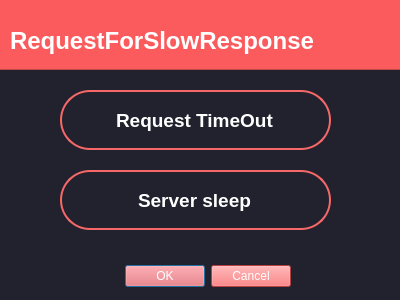
<?xml version="1.0" encoding="UTF-8"?>
<ui version="4.0">
 <class>RequestForSlowResponse</class>
 <widget class="QDialog" name="RequestForSlowResponse">
  <property name="geometry">
   <rect>
    <x>0</x>
    <y>0</y>
    <width>400</width>
    <height>300</height>
   </rect>
  </property>
  <property name="windowTitle">
   <string>Dialog</string>
  </property>
  <property name="styleSheet">
   <string notr="true">background-color: #22222e</string>
  </property>
  <widget class="QDialogButtonBox" name="buttonBox">
   <property name="geometry">
    <rect>
     <x>90</x>
     <y>260</y>
     <width>201</width>
     <height>32</height>
    </rect>
   </property>
   <property name="font">
    <font>
     <family>Arial</family>
     <pointsize>10</pointsize>
     <weight>75</weight>
     <bold>true</bold>
    </font>
   </property>
   <property name="styleSheet">
    <string notr="true">color: white;
background-color: #fb5b5d</string>
   </property>
   <property name="orientation">
    <enum>Qt::Horizontal</enum>
   </property>
   <property name="standardButtons">
    <set>QDialogButtonBox::Cancel|QDialogButtonBox::Ok</set>
   </property>
  </widget>
  <widget class="QFrame" name="frame">
   <property name="geometry">
    <rect>
     <x>-10</x>
     <y>-10</y>
     <width>411</width>
     <height>80</height>
    </rect>
   </property>
   <property name="styleSheet">
    <string notr="true">background-color: #fb5b5d</string>
   </property>
   <property name="frameShape">
    <enum>QFrame::StyledPanel</enum>
   </property>
   <property name="frameShadow">
    <enum>QFrame::Raised</enum>
   </property>
   <widget class="QLabel" name="label_2">
    <property name="geometry">
     <rect>
      <x>20</x>
      <y>30</y>
      <width>381</width>
      <height>41</height>
     </rect>
    </property>
    <property name="font">
     <font>
      <family>Arial</family>
      <pointsize>18</pointsize>
      <weight>75</weight>
      <bold>true</bold>
     </font>
    </property>
    <property name="styleSheet">
     <string notr="true">color: white</string>
    </property>
    <property name="text">
     <string>RequestForSlowResponse</string>
    </property>
   </widget>
  </widget>
  <widget class="QLineEdit" name="input_currency_2">
   <property name="geometry">
    <rect>
     <x>60</x>
     <y>90</y>
     <width>271</width>
     <height>60</height>
    </rect>
   </property>
   <property name="font">
    <font>
     <family>Arial</family>
     <pointsize>14</pointsize>
     <weight>75</weight>
     <bold>true</bold>
    </font>
   </property>
   <property name="styleSheet">
    <string notr="true">background-color: #22222e;
border: 2px solid #f66867;
border-radius: 30;
color: white</string>
   </property>
   <property name="text">
    <string>Request TimeOut</string>
   </property>
   <property name="alignment">
    <set>Qt::AlignCenter</set>
   </property>
  </widget>
  <widget class="QLineEdit" name="input_currency_3">
   <property name="geometry">
    <rect>
     <x>60</x>
     <y>170</y>
     <width>271</width>
     <height>60</height>
    </rect>
   </property>
   <property name="font">
    <font>
     <family>Arial</family>
     <pointsize>14</pointsize>
     <weight>75</weight>
     <bold>true</bold>
    </font>
   </property>
   <property name="styleSheet">
    <string notr="true">background-color: #22222e;
border: 2px solid #f66867;
border-radius: 30;
color: white</string>
   </property>
   <property name="text">
    <string>Server sleep</string>
   </property>
   <property name="alignment">
    <set>Qt::AlignCenter</set>
   </property>
  </widget>
 </widget>
 <resources/>
 <connections>
  <connection>
   <sender>buttonBox</sender>
   <signal>accepted()</signal>
   <receiver>RequestForSlowResponse</receiver>
   <slot>accept()</slot>
   <hints>
    <hint type="sourcelabel">
     <x>248</x>
     <y>254</y>
    </hint>
    <hint type="destinationlabel">
     <x>157</x>
     <y>274</y>
    </hint>
   </hints>
  </connection>
  <connection>
   <sender>buttonBox</sender>
   <signal>rejected()</signal>
   <receiver>RequestForSlowResponse</receiver>
   <slot>reject()</slot>
   <hints>
    <hint type="sourcelabel">
     <x>316</x>
     <y>260</y>
    </hint>
    <hint type="destinationlabel">
     <x>286</x>
     <y>274</y>
    </hint>
   </hints>
  </connection>
 </connections>
</ui>
